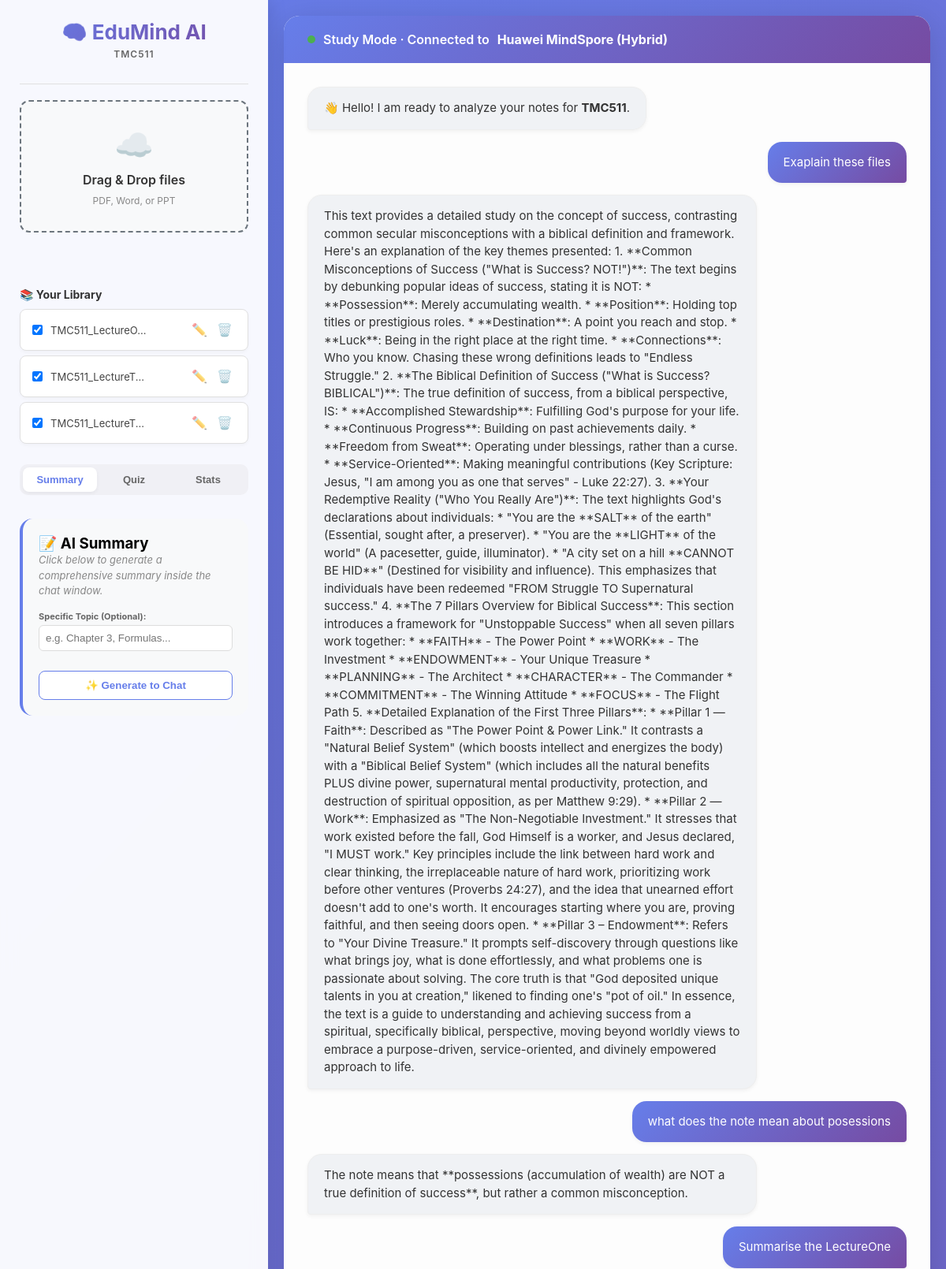
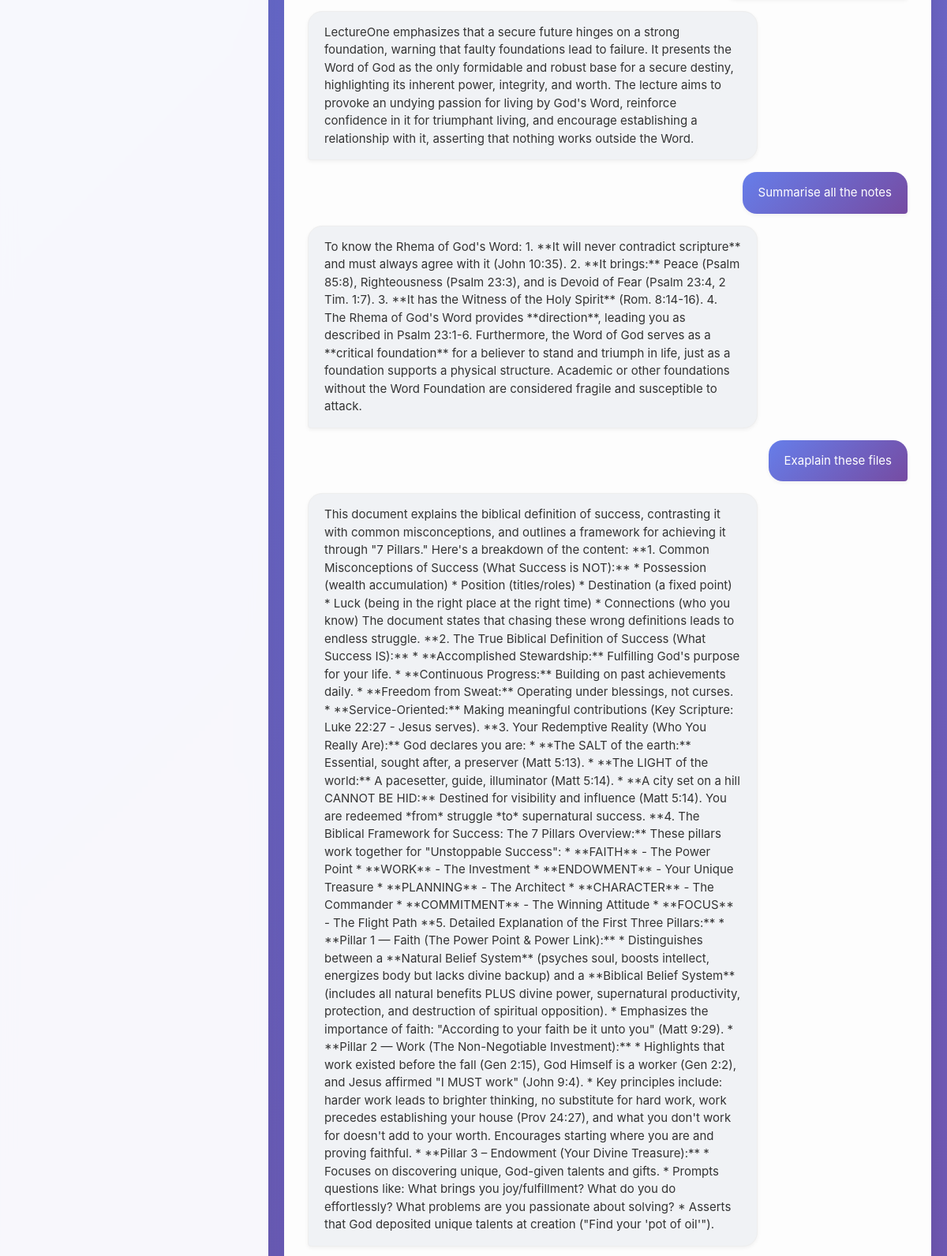
The page /study/1 (signed in, upper part) on the database its author committed (2 pictures, top to bottom).
### models.py (models this page shows)
class Course(db.Model):
    id = db.Column(db.Integer, primary_key=True)
    title = db.Column(db.String(100), nullable=False)
    created_at = db.Column(db.DateTime, default=datetime.utcnow)
    user_id = db.Column(db.Integer, db.ForeignKey('user.id'), nullable=False)
    notes = db.relationship('Note', backref='course', lazy=True, cascade="all, delete-orphan")
    messages = db.relationship('ChatMessage', backref='course', lazy=True, cascade="all, delete-orphan")
    quiz_sessions = db.relationship('QuizSession', backref='course', lazy=True, cascade="all, delete-orphan")

class Note(db.Model):
    id = db.Column(db.Integer, primary_key=True)
    filename = db.Column(db.String(200), nullable=False)
    extracted_text = db.Column(db.Text, nullable=True)
    upload_date = db.Column(db.DateTime, default=datetime.utcnow)
    course_id = db.Column(db.Integer, db.ForeignKey('course.id'), nullable=False)

class ChatMessage(db.Model):
    id = db.Column(db.Integer, primary_key=True)
    text = db.Column(db.Text, nullable=False)
    is_user = db.Column(db.Boolean, default=True)
    timestamp = db.Column(db.DateTime, default=datetime.utcnow)
    course_id = db.Column(db.Integer, db.ForeignKey('course.id'), nullable=False)

### main.py (the view)
@app.route('/study/<int:course_id>')
def study(course_id):
    if 'user_id' not in session: return redirect(url_for('login'))
    course = Course.query.get_or_404(course_id)
    notes = Note.query.filter_by(course_id=course_id).all()
    history = ChatMessage.query.filter_by(course_id=course_id).order_by(ChatMessage.timestamp).all()
    return render_template("index.html",
                           course=course,
                           notes=notes,
                           history=history,
                           username=session.get('username'))

### templates/index.html (shortened to what this page needs)
<!DOCTYPE html>
<html lang="en">
<head>
    <link rel="stylesheet" href="{{ url_for('static', filename='style.css') }}">
</head>
<body>
    <aside class="sidebar">
        <div class="brand">
            <a href="/" style="text-decoration:none;"><h1>🧠 EduMind AI</h1></a>
            <span class="subtitle">{{ course.title }}</span>
        </div>
        <div class="upload-section">
            <div class="upload-dropzone" id="dropzone">
                <span class="dropzone-icon">☁️</span>
                <span class="dropzone-text">Drag & Drop files</span>
                <span class="dropzone-subtext">PDF, Word, or PPT</span>
            </div>
        </div>
        <div class="library-section" style="margin-top: 20px;">
            <h3 style="font-size: 14px; color: #333; margin-bottom: 10px;">
                📚 Your Library
            </h3>
            <ul id="fileList" style="list-style: none; padding: 0; font-size: 13px; color: #666;">
                {% for note in notes %}
                <li class="file-item" id="note-{{ note.id }}">
                    <div class="file-info">
                        <input type="checkbox" class="note-checkbox" value="{{ note.id }}" checked>
                        <span id="name-{{ note.id }}" title="{{ note.filename }}">
                            {{ note.filename[:15] }}{{ '...' if note.filename|length > 15 }}
                        </span>
                    </div>
                    <div class="file-actions">
                        <button onclick="renameNote({{ note.id }}, '{{ note.filename }}')" title="Rename">✏️</button>
                        <button onclick="deleteNote({{ note.id }})" title="Delete" class="delete-btn">🗑️</button>
                    </div>
                </li>
                {% else %}
                <li style="padding: 10px; font-style: italic; color: #999;">No notes uploaded yet.</li>
                {% endfor %}
            </ul>
        </div>
        <div class="tab-nav">
            <button class="tab-btn active" onclick="switchTab('summary')">Summary</button>
            <button class="tab-btn" onclick="switchTab('quiz')">Quiz</button>
            <button class="tab-btn" onclick="switchTab('stats')">Stats</button>
        </div>
        <div id="tab-summary" class="tab-content active">
            <h3>📝 AI Summary</h3>
            <p class="placeholder-text" style="margin-bottom: 15px;">
                Click below to generate a comprehensive summary inside the chat window.
            </p>
            <div style="margin-bottom: 15px;">
                <label style="font-size: 11px; font-weight: bold; color: #666; display: block; margin-bottom: 4px;">Specific Topic (Optional):</label>
                <input type="text" id="summary-topic" placeholder="e.g. Chapter 3, Formulas..." style="width: 100%; padding: 8px; border: 1px solid #ddd; border-radius: 6px; box-sizing: border-box;">
            </div>
            <button onclick="fetchSummary()" class="action-btn">
                ✨ Generate to Chat
            </button>
        </div>
    </aside>
    <main class="chat-container">
        <header class="chat-header">
            <div class="status-dot"></div>
            Study Mode · Connected to <strong>Huawei MindSpore (Hybrid)</strong>
        </header>
        <section class="chat-box" id="chatBox">
            <div class="message bot">
                👋 Hello! I am ready to analyze your notes for <b>{{ course.title }}</b>.
            </div>
            {% for msg in history %}
                {% if msg.is_user %}
                    <div class="message user">{{ msg.text }}</div>
                {% else %}
                    <div class="message bot">{{ msg.text }}</div>
                {% endif %}
            {% endfor %}
        </section>
    </main>
</body>
</html>

### static/style.css (style rules this page uses)
* { margin: 0; padding: 0; box-sizing: border-box; }
body { font-family: 'Inter', -apple-system, BlinkMacSystemFont, 'Segoe UI', sans-serif; display: flex; height: 100vh; background: linear-gradient(135deg, #667eea 0%, #764ba2 100%); overflow: hidden; }
.sidebar { width: 340px; background: rgba(255, 255, 255, 0.95); backdrop-filter: blur(10px); padding: 25px; display: flex; flex-direction: column; gap: 20px; box-shadow: 4px 0 20px rgba(0, 0, 0, 0.1); overflow-y: auto; justify-content: flex-start; }
.brand { text-align: center; padding-bottom: 15px; border-bottom: 1px solid #e0e0e0; }
.brand h1 { font-size: 26px; background: linear-gradient(135deg, #667eea 0%, #764ba2 100%); -webkit-background-clip: text; -webkit-text-fill-color: transparent; margin-bottom: 5px; font-weight: 700; }
.subtitle { font-size: 12px; color: #666; text-transform: uppercase; letter-spacing: 1px; font-weight: 600; display: block; margin-bottom: 15px; }
.upload-section { margin-bottom: 10px; }
.upload-dropzone { position: relative; border: 2px dashed #6c757d; border-radius: 12px; background-color: #f8f9fa; padding: 30px 20px; text-align: center; cursor: pointer; transition: all 0.3s ease; margin-bottom: 20px; overflow: hidden; }
.dropzone-icon { font-size: 40px; color: #6c757d; margin-bottom: 10px; display: block; }
.dropzone-text { font-weight: 600; color: #333; margin-bottom: 5px; display: block; }
.dropzone-subtext { font-size: 12px; color: #888; }
.library-section { margin-top: 20px; }
.file-item { background: white; padding: 12px 15px; margin-bottom: 6px; border-radius: 8px; border: 1px solid #e0e0e0; box-shadow: 0 2px 4px rgba(0,0,0,0.03); display: flex; justify-content: space-between; align-items: center; transition: transform 0.2s, border-color 0.2s; font-size: 13px; color: #444; }
.file-info { display: flex; align-items: center; gap: 10px; overflow: hidden; flex-grow: 1; }
.note-checkbox { cursor: pointer; }
.file-actions { display: flex; gap: 4px; opacity: 0.6; transition: opacity 0.2s; }
.file-actions button { background: none; border: none; cursor: pointer; font-size: 16px; padding: 4px; transition: transform 0.2s; }
.tab-nav { display: flex; justify-content: space-between; background: #f0f0f5; padding: 4px; border-radius: 10px; margin-bottom: 10px; }
.tab-btn { flex: 1; padding: 8px; border: none; background: transparent; color: #666; font-size: 13px; font-weight: 600; cursor: pointer; border-radius: 8px; transition: all 0.3s; }
.tab-btn.active { background: white; color: #667eea; box-shadow: 0 2px 5px rgba(0,0,0,0.05); }
.tab-content { display: none; background: #f8f9fa; padding: 20px; border-radius: 16px; border-left: 4px solid #667eea; animation: fadeIn 0.3s ease; }
.tab-content.active { display: block; }
.placeholder-text { font-size: 13px; color: #888; line-height: 1.5; font-style: italic; }
.action-btn { margin-top: 10px; width: 100%; padding: 10px; background: white; border: 1px solid #667eea; color: #667eea; border-radius: 8px; cursor: pointer; font-weight: 600; transition: all 0.2s; }
.chat-container { flex: 1; display: flex; flex-direction: column; background: white; margin: 20px; border-radius: 20px; overflow: hidden; box-shadow: 0 10px 40px rgba(0, 0, 0, 0.15); }
.chat-header { padding: 20px 30px; background: linear-gradient(135deg, #667eea 0%, #764ba2 100%); color: white; font-weight: 600; display: flex; align-items: center; gap: 10px; }
.status-dot { width: 10px; height: 10px; background: #4caf50; border-radius: 50%; animation: pulse 2s infinite; }
.chat-box { flex: 1; padding: 30px; overflow-y: auto; display: flex; flex-direction: column; gap: 15px; background: #fdfdfd; }
.message { padding: 15px 20px; border-radius: 18px; max-width: 75%; line-height: 1.5; font-size: 15px; box-shadow: 0 2px 5px rgba(0,0,0,0.05); }
.message.bot { background: #f0f2f5; color: #333; align-self: flex-start; border-bottom-left-radius: 4px; border: 1px solid #eee; }
.message.user { background: linear-gradient(135deg, #667eea 0%, #764ba2 100%); color: white; align-self: flex-end; border-bottom-right-radius: 4px; }
input[type="text"] { flex: 1; padding: 15px; border: 2px solid #eee; border-radius: 12px; outline: none; transition: border 0.3s; }
button { padding: 15px 30px; background: linear-gradient(135deg, #667eea 0%, #764ba2 100%); color: white; border: none; border-radius: 12px; cursor: pointer; font-weight: 600; transition: transform 0.2s; }

### rows shown on the page
Course: title "TMC511"
Note: filename "TMC511_LectureO", filename "..."
Note: filename "TMC511_LectureT", filename "..."
Note: filename "TMC511_LectureT", filename "..."
ChatMessage: text "Exaplain these files"
ChatMessage: text "This text provides a detailed study on the concept of success, contrasting common secular misconceptions with a biblical definition and framework. Here's an explanation of the key themes presented: 1. **Common Misconceptions of Success (\"What is Success? NOT!\")**: The text begins by debunking popular ideas of success, stating it is NOT: * **Possession**: Merely accumulating wealth. * **Position**: Holding top titles or prestigious roles. * **Destination**: A point you reach and stop. * **Luck**: Being in the right place at the right time. * **Connections**: Who you know. Chasing these wrong definitions leads to \"Endless Struggle.\" 2. **The Biblical Definition of Success (\"What is Success?…"
ChatMessage: text "what does the note mean about posessions"
ChatMessage: text "The note means that **possessions (accumulation of wealth) are NOT a true definition of success**, but rather a common misconception."
ChatMessage: text "Summarise the LectureOne"
ChatMessage: text "LectureOne emphasizes that a secure future hinges on a strong foundation, warning that faulty foundations lead to failure. It presents the Word of God as the only formidable and robust base for a secure destiny, highlighting its inherent power, integrity, and worth. The lecture aims to provoke an undying passion for living by God's Word, reinforce confidence in it for triumphant living, and encourage establishing a relationship with it, asserting that nothing works outside the Word."
ChatMessage: text "Summarise all the notes"
ChatMessage: text "To know the Rhema of God's Word: 1. **It will never contradict scripture** and must always agree with it (John 10:35). 2. **It brings:** Peace (Psalm 85:8), Righteousness (Psalm 23:3), and is Devoid of Fear (Psalm 23:4, 2 Tim. 1:7). 3. **It has the Witness of the Holy Spirit** (Rom. 8:14-16). 4. The Rhema of God's Word provides **direction**, leading you as described in Psalm 23:1-6. Furthermore, the Word of God serves as a **critical foundation** for a believer to stand and triumph in life, just as a foundation supports a physical structure. Academic or other foundations without the Word Foundation are considered fragile and susceptible to attack."
ChatMessage: text "Exaplain these files"
ChatMessage: text "This document explains the biblical definition of success, contrasting it with common misconceptions, and outlines a framework for achieving it through \"7 Pillars.\" Here's a breakdown of the content: **1. Common Misconceptions of Success (What Success is NOT):** * Possession (wealth accumulation) * Position (titles/roles) * Destination (a fixed point) * Luck (being in the right place at the right time) * Connections (who you know) The document states that chasing these wrong definitions leads to endless struggle. **2. The True Biblical Definition of Success (What Success IS):** * **Accomplished Stewardship:** Fulfilling God's purpose for your life. * **Continuous Progress:** Building on…"
